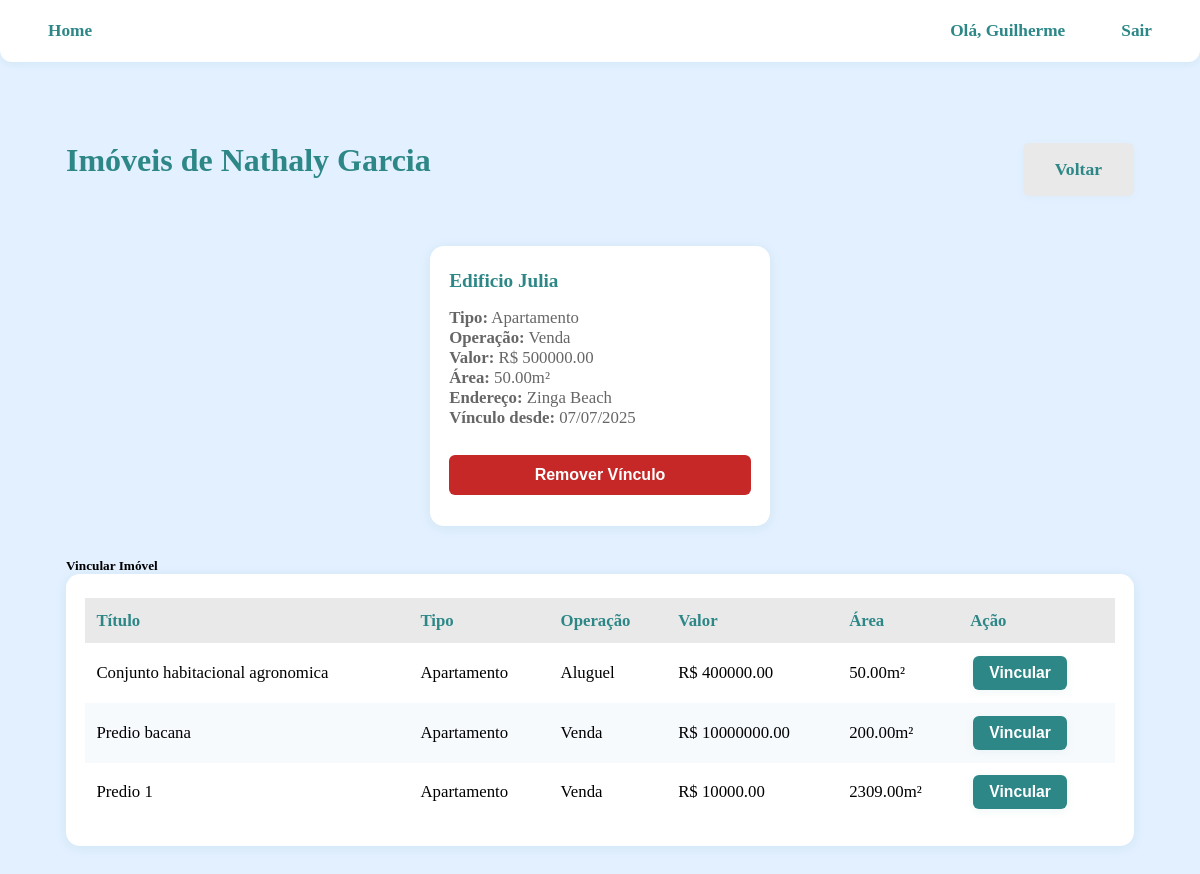
The page /clientes/3/imoveis/ (signed in) on the database its author committed.
### usuarios/models.py (models this page shows, shortened)
class CustomUser(AbstractUser):
    class Roles(models.TextChoices):
        CORRETOR = 'CORRETOR', _('Corretor')
        CLIENTE = 'CLIENTE', _('Cliente')
    telefone = models.CharField(max_length=20, blank=True, null=True)
    cpf = models.CharField(max_length=14, unique=True, blank=True, null=True)
    endereco = models.CharField(max_length=200, blank=True, null=True)
    role = models.CharField(
        max_length=10,
        choices=Roles.choices,
        verbose_name='Tipo de Usuário',
        help_text='Selecione se é Cliente ou Corretor'
    )
    def is_corretor_user(self):
        return self.role == self.Roles.CORRETOR

### imobiliaria/models.py (models this page shows, shortened)
class ImovelCliente(models.Model):
    imovel = models.ForeignKey(Imovel, on_delete=models.CASCADE)
    cliente = models.ForeignKey(CustomUser, on_delete=models.CASCADE)
    data_vinculo = models.DateTimeField(auto_now_add=True)
    class Meta:
        unique_together = ('imovel', 'cliente')
        verbose_name = 'Vínculo Imóvel-Cliente'
        verbose_name_plural = 'Vínculos Imóvel-Cliente'

class Imovel(models.Model):
    TIPO_CHOICES = [
        ('CASA', 'Casa'),
        ('APARTAMENTO', 'Apartamento'),
        ('COMERCIAL', 'Comercial'),
        ('TERRENO', 'Terreno'),
    ]
    STATUS_CHOICES = [
        ('DISPONIVEL', 'Disponível'),
        ('VENDIDO', 'Vendido'),
        ('ALUGADO', 'Alugado'),
    ]
    OPERACAO_CHOICES = [
        ('VENDA', 'Venda'),
        ('ALUGUEL', 'Aluguel'),
    ]
    titulo = models.CharField(max_length=200)
    descricao = models.TextField()
    tipo = models.CharField(max_length=20, choices=TIPO_CHOICES)
    endereco = models.CharField(max_length=200)
    area = models.DecimalField(max_digits=10, decimal_places=2)
    quartos = models.IntegerField()
    banheiros = models.IntegerField()
    vagas_garagem = models.IntegerField()
    valor = models.DecimalField(max_digits=12, decimal_places=2)
    status = models.CharField(max_length=20, choices=STATUS_CHOICES, default='DISPONIVEL')
    operacao = models.CharField(max_length=20, choices=OPERACAO_CHOICES)
    corretor = models.ForeignKey(CustomUser, on_delete=models.CASCADE)
    data_cadastro = models.DateTimeField(auto_now_add=True)
    data_atualizacao = models.DateTimeField(auto_now=True)

### imobiliaria/views.py (the view)
# urls.py: path('clientes/<int:cliente_id>/imoveis/', views.imoveis_cliente, name='imoveis_cliente'),
@corretor_required
def imoveis_cliente(request, cliente_id):
    cliente = get_object_or_404(CustomUser, id=cliente_id, role='CLIENTE')
    imoveis = ImovelCliente.objects.filter(cliente=cliente)
    imoveis_vinculados = [vinculo.imovel.id for vinculo in imoveis]
    imoveis_disponiveis = Imovel.objects.filter(status='DISPONIVEL').exclude(id__in=imoveis_vinculados)
    return render(request, 'pages/corretor/imoveis_cliente.html', {
        'cliente': cliente,
        'imoveis': imoveis,
        'imoveis_disponiveis': imoveis_disponiveis
    })

### imobiliaria/views.py (called while the page is built)
def corretor_required(view_func):
    @wraps(view_func)
    def _wrapped_view(request, *args, **kwargs):
        if not request.user.is_authenticated:
            return redirect('login')
        if not request.user.is_corretor_user():
            return render(request, 'pages/erro_permissao.html')
        return view_func(request, *args, **kwargs)
    return _wrapped_view

### imobiliaria/templates/pages/corretor/imoveis_cliente.html (shortened to what this page needs)
{% extends 'base.html' %}
{% block content %}
<div class="client-section-container">
    {% if not imoveis %}
        <div class="text-center">
            <h2 class="mb-4">Imóveis de {{ cliente.get_full_name }}</h2>
            <div class="client-alert">
                Nenhum imóvel vinculado a este cliente.
            </div>
            <div style="display: flex; justify-content: center; gap: 1.5rem; margin-top: 2rem;">
                <a href="{% url 'listar_clientes' %}" class="btn btn-secondary">Voltar</a>
                <button type="button" class="btn btn-primary" data-bs-toggle="modal" data-bs-target="#modalAtribuirImovel">
                    Vincular Imóvel
                </button>
            </div>
        </div>
    {% else %}
        <div style="display: flex; justify-content: space-between; align-items: center; margin-bottom: 2rem;">
            <h2>Imóveis de {{ cliente.get_full_name }}</h2>
            <a href="{% url 'listar_clientes' %}" class="btn btn-secondary">Voltar</a>
        </div>
        <div class="client-card-row">
            {% for vinculo in imoveis %}
            <div class="client-card">
                <h5>{{ vinculo.imovel.titulo }}</h5>
                <p>
                    <strong>Tipo:</strong> {{ vinculo.imovel.get_tipo_display }}<br>
                    <strong>Operação:</strong> {{ vinculo.imovel.get_operacao_display }}<br>
                    <strong>Valor:</strong> R$ {{ vinculo.imovel.valor }}<br>
                    <strong>Área:</strong> {{ vinculo.imovel.area }}m²<br>
                    <strong>Endereço:</strong> {{ vinculo.imovel.endereco }}<br>
                    <strong>Vínculo desde:</strong> {{ vinculo.data_vinculo|date:"d/m/Y" }}
                </p>
                <form method="POST" action="{% url 'remover_vinculo' vinculo.id %}" style="width:100%;">
                    <button type="submit" class="btn btn-danger btn-sm" onclick="return confirm('Tem certeza que deseja remover este vínculo?')">
                        Remover Vínculo
                    </button>
                </form>
            </div>
            {% endfor %}
        </div>
    {% endif %}
    <div class="modal fade" id="modalAtribuirImovel" tabindex="-1" aria-labelledby="modalAtribuirImovelLabel" aria-hidden="true">
        <div class="modal-dialog modal-lg">
            <div class="modal-content">
                <div class="modal-header">
                    <h5 class="modal-title" id="modalAtribuirImovelLabel">Vincular Imóvel</h5>
                </div>
                <div class="modal-body">
                    <div class="client-table-container">
                        <table class="client-table">
                            <thead>
                                <tr>
                                    <th>Título</th>
                                    <th>Tipo</th>
                                    <th>Operação</th>
                                    <th>Valor</th>
                                    <th>Área</th>
                                    <th>Ação</th>
                                </tr>
                            </thead>
                            <tbody>
                                {% for imovel in imoveis_disponiveis %}
                                <tr>
                                    <td>{{ imovel.titulo }}</td>
                                    <td>{{ imovel.get_tipo_display }}</td>
                                    <td>{{ imovel.get_operacao_display }}</td>
                                    <td>R$ {{ imovel.valor }}</td>
                                    <td>{{ imovel.area }}m²</td>
                                    <td>
                                        <form method="POST" action="{% url 'atribuir_imovel' cliente.id %}" style="display:inline;">
                                            <button type="submit" class="btn btn-primary btn-sm">Vincular</button>
                                        </form>
                                    </td>
                                </tr>
                                {% empty %}
                                <tr>
                                    <td colspan="6" class="text-center">Não há imóveis disponíveis para vincular.</td>
                                </tr>
                                {% endfor %}
                            </tbody>
                        </table>
                    </div>
                </div>
            </div>
        </div>
    </div>
</div>
{% endblock %}

### imobiliaria/templates/partials/navbar.html
<nav class="navbar">
    <ul>
        <li><a href="{% url 'index' %}">Home</a></li>
    </ul>
    <ul>
        <li><a href="#">Olá, {{ user.first_name }}</a></li>
        <li><a href="{% url 'sair' %}">Sair</a></li>
    </ul>
</nav>

### static/scss/base.css (style rules this page uses)
* { margin: 0; padding: 0; box-sizing: border-box; }
body { background-color: #E3F0FF; }
.navbar { background: #fff; box-shadow: 0 2px 8px rgba(44, 135, 135, 0.08); padding: 0.8rem 2rem; display: flex; justify-content: space-between; align-items: center; border-radius: 0 0 12px 12px; position: relative; z-index: 10; }
.navbar ul { display: flex; gap: 1.5rem; margin: 0; padding: 0; align-items: center; }
.navbar ul li { list-style: none; }
.navbar ul li a { color: #2D8787; font-weight: 600; text-decoration: none; font-size: 1.08rem; padding: 0.5rem 1rem; border-radius: 6px; transition: background 0.2s, color 0.2s; display: block; }
.btn-primary, .btn.btn-primary { background: #2D8787; color: #fff; border: none; border-radius: 6px; padding: 1rem 2rem; font-size: 1.1rem; font-weight: 600; margin-bottom: 1rem; transition: background 0.2s; box-shadow: 0 2px 8px rgba(45, 135, 135, 0.08); cursor: pointer; text-decoration: none; display: block; }
.btn-secondary, .btn.btn-secondary { background: #E9E9E9; color: #2D8787; border: none; border-radius: 6px; padding: 1rem 2rem; font-size: 1.1rem; font-weight: 600; margin-bottom: 1rem; transition: background 0.2s, color 0.2s; box-shadow: 0 2px 8px rgba(44, 135, 135, 0.04); cursor: pointer; text-decoration: none; display: block; }
.client-section-container { max-width: 1100px; margin: 3rem auto 0 auto; padding: 2rem 1rem; background: none; }
.client-section-container h2 { color: #2D8787; font-size: 2rem; font-weight: 700; margin-bottom: 2.2rem; text-align: left; }
.client-card-row { display: flex; gap: 2rem; flex-wrap: wrap; justify-content: center; }
.client-card { background: #fff; border-radius: 14px; box-shadow: 0 2px 12px rgba(44, 135, 135, 0.10); padding: 1.5rem 1.2rem 1.2rem 1.2rem; flex: 1 1 300px; min-width: 270px; max-width: 340px; display: flex; flex-direction: column; align-items: flex-start; margin-bottom: 2rem; }
.client-card h5 { color: #2D8787; font-size: 1.2rem; font-weight: 600; margin-bottom: 1rem; }
.client-card p { color: #666; font-size: 1.05rem; margin-bottom: 1.2rem; }
.client-card .btn-primary, .client-card .btn-secondary, .client-card .btn-danger { width: 100%; margin-bottom: 0.7rem; }
.client-card .btn-danger { background: #c62828; color: #fff; border: none; border-radius: 6px; padding: 0.7rem 1.2rem; font-size: 1rem; font-weight: 600; transition: background 0.2s; cursor: pointer; }
.client-table-container { background: #fff; border-radius: 14px; box-shadow: 0 2px 12px rgba(44, 135, 135, 0.10); padding: 1.5rem 1.2rem; margin-bottom: 2rem; overflow-x: auto; }
.client-table { width: 100%; border-collapse: collapse; font-size: 1.05rem; }
.client-table th, .client-table td { padding: 0.8rem 0.7rem; text-align: left; }
.client-table th { color: #2D8787; font-weight: 700; background: #e9e9e9; }
.client-table tr:nth-child(even) { background: #f7fafd; }
.client-table tr:nth-child(odd) { background: #fff; }
.client-table .btn-primary, .client-table .btn-secondary, .client-table .btn-danger { font-size: 0.98rem; padding: 0.5rem 1rem; border-radius: 6px; margin: 0 0.2rem; }
.btn-danger { background: #c62828; color: #fff; border: none; border-radius: 6px; padding: 0.7rem 1.2rem; font-size: 1rem; font-weight: 600; transition: background 0.2s; cursor: pointer; width: 100%; margin-top: 0.5rem; }

### rows shown on the page
CustomUser: first_name "Guilherme"
CustomUser: get_full_name "Nathaly Garcia"
ImovelCliente: imovel.titulo "Edificio Julia", imovel.tipo "Apartamento", imovel.operacao "Venda", imovel.valor "500000.00", imovel.area "50.00", imovel.endereco "Zinga Beach", data_vinculo "07/07/2025"
Imovel: titulo "Conjunto habitacional agronomica", tipo "Apartamento", operacao "Aluguel", valor "400000.00", area "50.00"
Imovel: titulo "Predio bacana", tipo "Apartamento", operacao "Venda", valor "10000000.00", area "200.00"
Imovel: titulo "Predio 1", tipo "Apartamento", operacao "Venda", valor "10000.00", area "2309.00"
